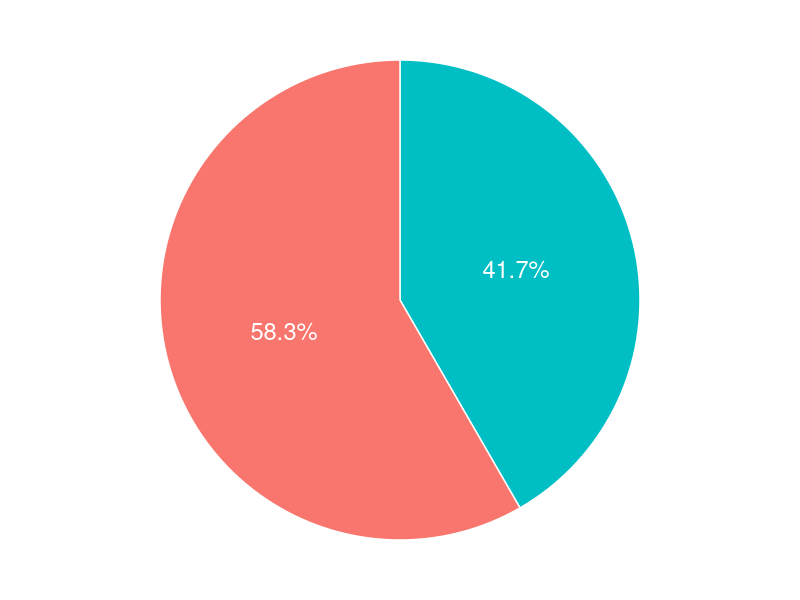
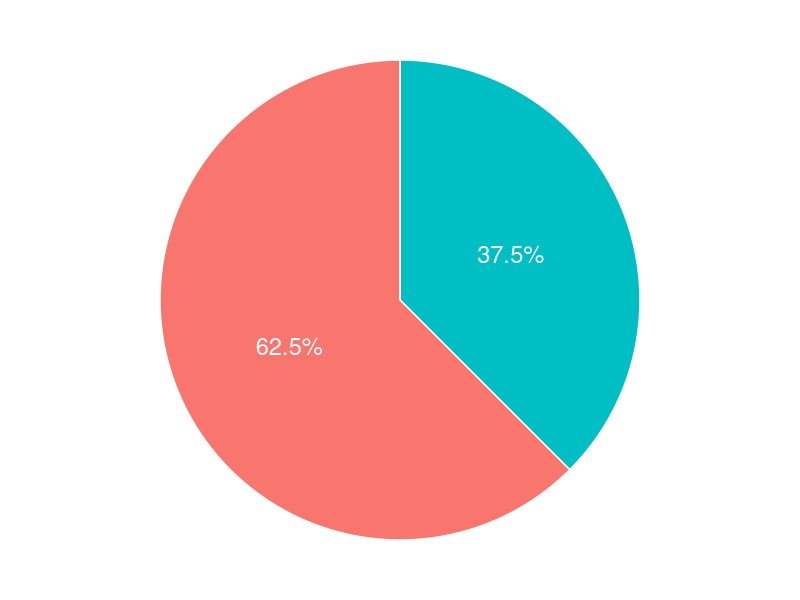
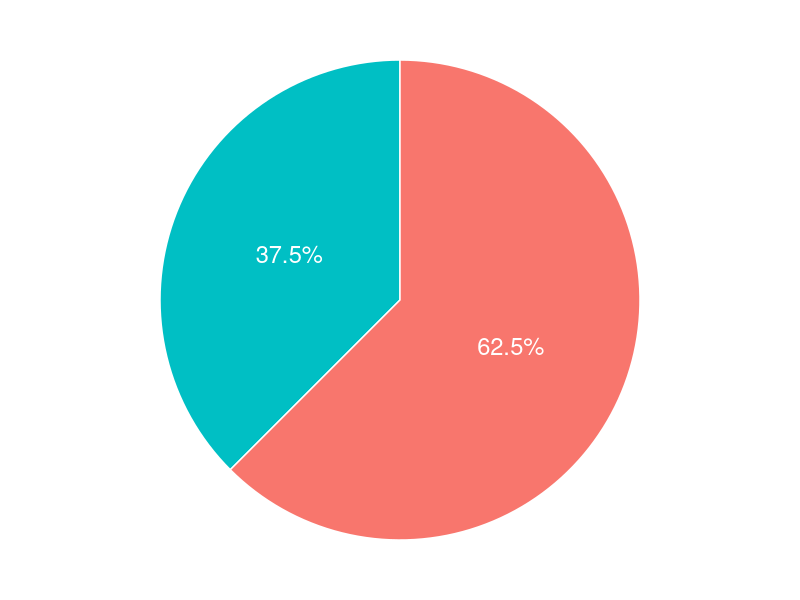

Write the R code that produced these figures, in order.
library(stringr)
library(dplyr)
library(ggplot2)
library(tidyr)

data_scientist <- read.table("data scientist offers.csv", colClasses = c("character", "character"))
data_analyst <- read.table("data analyst offers.csv", colClasses = c("character", "character"))

all_data <- rbind(data_scientist, data_analyst)

all_data_stats <- all_data %>% 
  mutate(descr = str_replace(descr, "\\n", " ")) %>%
  mutate(R = str_detect(descr, "R[[:punct:][:space:]]")) %>%
  mutate(python = str_detect(descr, fixed("python", ignore_case = T))) %>%
  mutate(degree = str_detect(descr, 
        "[Dd]egree | [Ww]ykształcenie | [Uu]niversity | MSc | [Mm]aster"))

plot_data <- all_data_stats %>% select(R, python, degree) %>%
  summarise(R_y = sum(R), R_n = n() - sum(R),
            python_y = sum(python), python_n = n() - sum(python),
            degree_y = sum(degree), degree_n = n() - sum(degree)) %>%
  pivot_longer(everything(), names_to = "req")


# Charts

# Required R
plot_data %>% filter(str_detect(req, "R_")) %>% 
  mutate(ypos = cumsum(value)- 0.5*value) %>%
  ggplot(aes(x = "",y = value, fill = req)) + 
  geom_bar(stat = "identity", color = "white") + coord_polar("y") + theme_void() + 
  geom_text(aes(y = ypos, label = scales::percent(value/nrow(all_data_stats), accuracy = 0.1)),
          color = "white", size=6) +
  theme(legend.position="none")

# Required Python
plot_data %>% filter(str_detect(req, "py")) %>% 
  mutate(ypos = cumsum(value)- 0.5*value) %>% # positions of text labels
  ggplot(aes(x = "",y = value, fill = req)) + 
  geom_bar(stat = "identity", color = "white") + coord_polar("y") + theme_void() + 
  geom_text(aes(y = ypos, label = scales::percent(value/nrow(all_data_stats), accuracy = 0.1)), 
            color = "white", size=6) +
  theme(legend.position="none")

# Required degree
plot_data %>% filter(str_detect(req, "deg")) %>% 
  mutate(ypos = cumsum(value) - 0.5*value) %>% # positions of text labels
  ggplot(aes(x = "",y = value, fill = req)) + 
  geom_bar(stat = "identity", color = "white") + 
  coord_polar("y", direction = -1) + theme_void() + # anti-clockwise direction
  geom_text(aes(y = ypos, label = scales::percent(value/nrow(all_data_stats), accuracy = 0.1)), 
            color = "white", size=6) +
  theme(legend.position="none")
